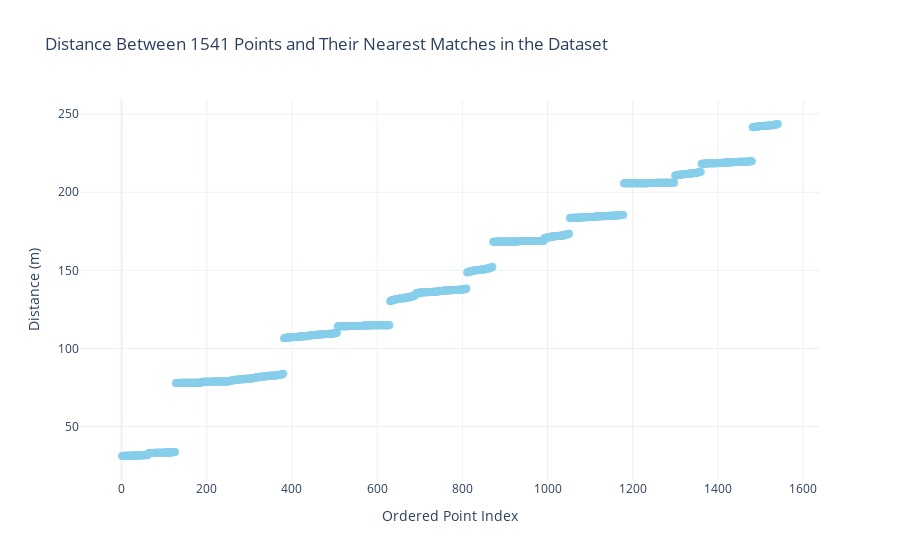

The notebook cell saved with this chart:
### Markdown cell above
### **How closely do the coordinates of the ***1,541 points*** match the available data points in the `kaliningrad_2024.nc` file?**
This is important to ensure that the extracted ***water depth values*** are accurate and can be used with high confidence. Let's ***calculate and visualize*** the distances between these points.

### Code cell
import numpy as np
import plotly.graph_objects as go
import xarray as xr
from haversine import haversine, Unit

# Open the NetCDF file
file_path = r"C:\kaliningrad_2024.nc"
xrds = xr.open_dataset(file_path)

# Retrieve latitude and longitude data
latitudes = xrds['lat'].values  # Extract latitude values
longitudes = xrds['lon'].values  # Extract longitude values

# Lists to store data
indices = []  # Indices of points
distances = []  # Distances between original and nearest points
original_coords = []  # Original coordinates from the dataset
nearest_coords = []  # Nearest matching coordinates in the NetCDF file

# Iterate through each point in the given array
for idx, point in enumerate(points_inside_polygon_array):
    target_lat, target_lon = point[1], point[0]  # Extract latitude and longitude

    # Find the nearest indices in the dataset
    lat_idx = np.abs(latitudes - target_lat).argmin()
    lon_idx = np.abs(longitudes - target_lon).argmin()

    # Retrieve the nearest latitude and longitude
    nearest_lat = latitudes[lat_idx]
    nearest_lon = longitudes[lon_idx]

    # Calculate the distance using the Haversine formula (in meters)
    distance = haversine((target_lat, target_lon), (nearest_lat, nearest_lon), unit=Unit.METERS)

    # Store data
    indices.append(idx)
    distances.append(distance)
    original_coords.append((target_lat, target_lon))
    nearest_coords.append((nearest_lat, nearest_lon))

# Convert data into numpy arrays
indices = np.array(indices)
distances = np.array(distances)
original_coords = np.array(original_coords)
nearest_coords = np.array(nearest_coords)

# Sort data based on the increasing distance
sorted_indices = np.argsort(distances)
sorted_distances = distances[sorted_indices]
sorted_original_coords = original_coords[sorted_indices]
sorted_nearest_coords = nearest_coords[sorted_indices]

# Create an interactive scatter plot
fig = go.Figure()

# Add scatter points to the plot
fig.add_trace(go.Scatter(
    x=np.arange(len(sorted_indices)) + 1,  # X-axis: ordered index
    y=sorted_distances,  # Y-axis: distance values
    mode='markers',  # Display as markers
    marker=dict(size=8, color='skyblue', opacity=0.6),  # Marker properties
    name='Distance between points (m)',  # Legend name
    customdata=np.stack((sorted_original_coords, sorted_nearest_coords), axis=1),  # Store additional data for hover
    hovertemplate=(
        'Point №: %{x}<br>'
        'Distance: %{y:.2f} m<br>'
        'Original Coordinates: (%{customdata[0][0]:.6f}, %{customdata[0][1]:.6f})<br>'
        'Nearest Coordinates: (%{customdata[1][0]:.6f}, %{customdata[1][1]:.6f})<extra></extra>'
    )  # Define hover information
))

# Customize plot layout
fig.update_layout(
    title='Distance Between 1541 Points and Their Nearest Matches in the Dataset',
    xaxis_title='Ordered Point Index',
    yaxis_title='Distance (m)',
    legend=dict(x=0.1, y=1.1),
    template='plotly_white'
)

# Display the plot
fig.show()

### Figure 1 — Plotly figure (JSON) as saved in the notebook; plotly's stock layout.template omitted (floating-point values rounded to 4 significant figures; data arrays with more than 128 entries replaced by an {"elided": "..."} marker saying what was removed)
{"data": [{"customdata": {"elided": "1541x2x2 float values"}, "hovertemplate": "Point №: %{x}<br>Distance: %{y:.2f} m<br>Original Coordinates: (%{customdata[0][0]:.6f}, %{customdata[0][1]:.6f})<br>Nearest Coordinates: (%{customdata[1][0]:.6f}, %{customdata[1][1]:.6f})<extra></extra>", "marker": {"color": "skyblue", "opacity": 0.6, "size": 8}, "mode": "markers", "name": "Distance between points (m)", "type": "scatter", "x": {"elided": "1541 int values"}, "y": {"elided": "1541 float values"}}], "layout": {"legend": {"x": 0.1, "y": 1.1}, "title": {"text": "Distance Between 1541 Points and Their Nearest Matches in the Dataset"}, "xaxis": {"title": {"text": "Ordered Point Index"}}, "yaxis": {"title": {"text": "Distance (m)"}}}}
